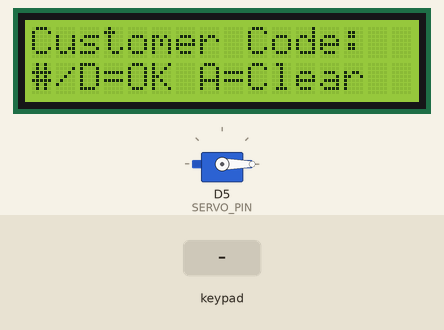
Bench run of a sketch on a simulated ESP8266 (NodeMCU). On the bench: 16×2 character LCD, servo. The test bench sets the inputs (shaded band). WiFi joins after 1.5 s; servers stay silent unless stated.

Above: at 4.3 s.
4.4 s: keypad keys 1 2 3 4 # pressed 0.4 s apart
At 7.1 s:
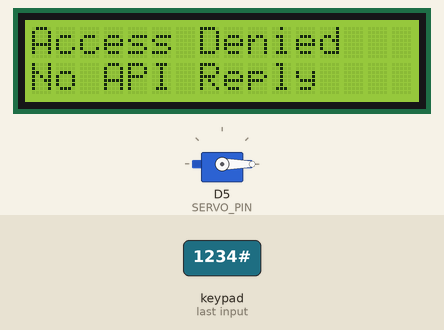
7.9 s: key 'D' pressed
At 8.2 s:
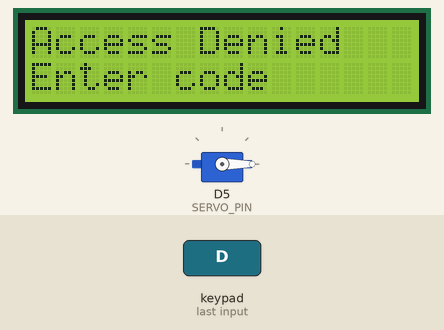
10.9 s: key '9' pressed
At 12.1 s:
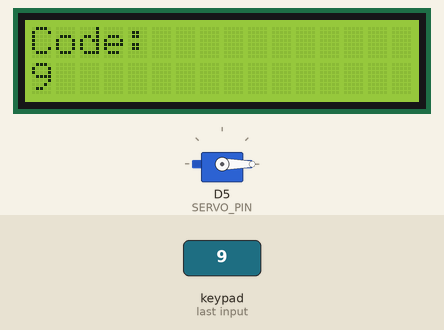
12.4 s: keypad keys 1 2 3 4 pressed 0.4 s apart
At 14.6 s:
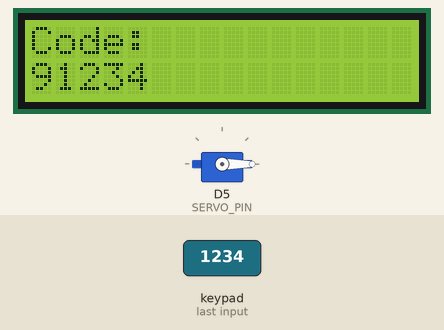
15.5 s: key 'A' pressed
At 16.7 s:
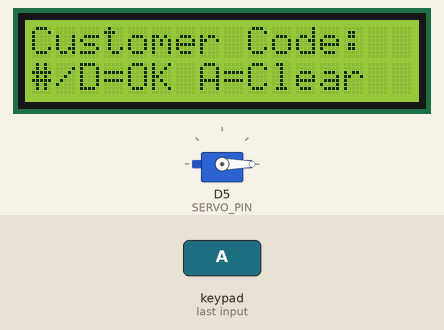
17.0 s: key '1' pressed
At 18.3 s:
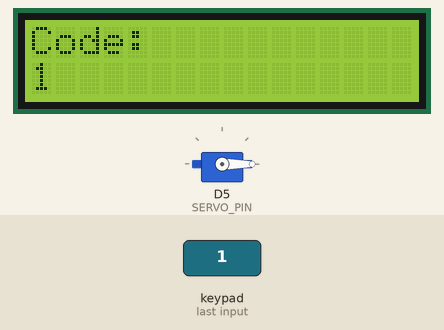
Timing chart, 0 to 19.5 s (numbered marks = the images above; inputs shaded):
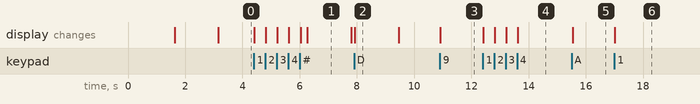

The sketch:

NodeMCU_Keypad_LCD_Servo.ino
```cpp
#include <Wire.h>
#include <LiquidCrystal_I2C.h>
#include <ESP8266WiFi.h>
#include <ESP8266HTTPClient.h>
#include <Keypad.h>
#include <Servo.h>

// Wiring:
// LCD SDA -> D2 / GPIO4
// LCD SCL -> D1 / GPIO5
// Servo signal -> D5 / GPIO14
// Servo red -> VV, servo brown/black -> GND
//
// Keypad:
// R1 -> D0, R2 -> D3, R3 -> D4, R4 -> D6
// C1 -> D7, C2 -> D8, C3 -> RX/GPIO3, C4 -> TX/GPIO1
//
// Do not press keypad keys while the NodeMCU is booting.
// RX/TX keypad pins can interfere with Serial Monitor uploads/logs.

LiquidCrystal_I2C lcd(0x27, 16, 2);
Servo doorServo;

const int SERVO_PIN = D5;

// Put your WiFi details here.
const char* WIFI_SSID = "Cyuzuzo";
const char* WIFI_PASSWORD = "1234512345";

// Use your computer/server LAN IP. Do not use localhost on NodeMCU.
// Example: http://192.168.1.50:4000
const String API_BASE_URL = "http://10.19.83.34:4000";

String enteredCode = "";

const byte ROWS = 4;
const byte COLS = 4;

char keys[ROWS][COLS] = {
  {'D', 'C', 'B', 'A'},
  {'#', '9', '6', '3'},
  {'0', '8', '5', '2'},
  {'7', '*', '4', '1'}
};

byte rowPins[ROWS] = {D0, D3, D4, D6};
byte colPins[COLS] = {D7, D8, 3, 1};

Keypad keypad = Keypad(makeKeymap(keys), rowPins, colPins, ROWS, COLS);

void showHome() {
  lcd.clear();
  lcd.setCursor(0, 0);
  lcd.print("Customer Code:");
  lcd.setCursor(0, 1);
  lcd.print("#/D=OK A=Clear");
}

void showMessage(const char* line1, const char* line2) {
  lcd.clear();
  lcd.setCursor(0, 0);
  lcd.print(line1);
  lcd.setCursor(0, 1);
  lcd.print(line2);
}

void showTypedCode() {
  lcd.clear();
  lcd.setCursor(0, 0);
  lcd.print("Code:");
  lcd.setCursor(0, 1);
  lcd.print(enteredCode);
}

void unlockServo() {
  lcd.clear();
  lcd.setCursor(0, 0);
  lcd.print("Code Accepted");
  lcd.setCursor(0, 1);
  lcd.print("Opening...");

  doorServo.write(90);
  delay(3000);

  lcd.clear();
  lcd.setCursor(0, 0);
  lcd.print("Closing...");

  doorServo.write(0);
  delay(1000);

  enteredCode = "";
  showHome();
}

void denyAccess(const char* message) {
  showMessage("Access Denied", message);
  delay(1500);

  enteredCode = "";
  showHome();
}

bool connectWiFi() {
  if (WiFi.status() == WL_CONNECTED) {
    return true;
  }

  showMessage("Connecting WiFi", "Please wait...");
  WiFi.mode(WIFI_STA);
  WiFi.begin(WIFI_SSID, WIFI_PASSWORD);

  unsigned long startedAt = millis();
  while (WiFi.status() != WL_CONNECTED && millis() - startedAt < 15000) {
    delay(500);
  }

  return WiFi.status() == WL_CONNECTED;
}

String getJsonText(String payload, String fieldName) {
  String marker = "\"" + fieldName + "\":\"";
  int start = payload.indexOf(marker);

  if (start < 0) {
    return "";
  }

  start += marker.length();
  int end = payload.indexOf("\"", start);

  if (end < 0) {
    return "";
  }

  return payload.substring(start, end);
}

bool isAccessAllowed(String code, String &message) {
  if (!connectWiFi()) {
    message = "WiFi Failed";
    return false;
  }

  WiFiClient client;
  HTTPClient http;
  String url = API_BASE_URL + "/api/customer-codes/" + code + "/access";

  showMessage("Checking Code", "Please wait...");

  if (!http.begin(client, url)) {
    message = "Bad API URL";
    return false;
  }

  int httpCode = http.GET();
  String payload = http.getString();
  http.end();

  if (httpCode <= 0) {
    message = "No API Reply";
    return false;
  }

  if (httpCode == 404) {
    message = "Code Not Found";
    return false;
  }

  if (httpCode != 200) {
    message = "HTTP " + String(httpCode);
    return false;
  }

  message = getJsonText(payload, "message");

  if (payload.indexOf("\"allowed\":true") >= 0) {
    return true;
  }

  if (message.length() == 0) {
    message = "Not Paid";
  }

  return false;
}

void setup() {
  Wire.begin(D2, D1);

  lcd.init();
  lcd.backlight();

  doorServo.attach(SERVO_PIN);
  doorServo.write(0);

  if (connectWiFi()) {
    showMessage("WiFi Connected", WiFi.localIP().toString().c_str());
    delay(1500);
  } else {
    showMessage("WiFi Failed", "Try again");
    delay(1500);
  }

  showHome();
}

void loop() {
  char key = keypad.getKey();

  if (!key) {
    return;
  }

  if (key >= '0' && key <= '9') {
    if (enteredCode.length() < 8) {
      enteredCode += key;
    }

    showTypedCode();
  }

  if (key == 'A') {
    enteredCode = "";
    showHome();
  }

  if (key == '#' || key == 'D') {
    if (enteredCode.length() == 0) {
      denyAccess("Enter code");
    } else {
      String accessMessage = "";

      if (isAccessAllowed(enteredCode, accessMessage)) {
        unlockServo();
      } else {
        denyAccess(accessMessage.c_str());
      }
    }
  }
}
```

Measured:
- after the input at 4.4 s, the display: first changes at once (image 1 shows a later state)
- after the input at 7.9 s, the display: changes at once (image 2)
- after the input at 10.9 s, the display: changes at once (image 3)
- after the input at 12.4 s, the display: first changes at once (image 4 shows a later state)
- after the input at 15.5 s, the display: changes at once (image 5)
- after the input at 17.0 s, the display: changes at once (image 6)
- what the display in image 1 shows lasts 1.5 s, from 6.3 s to 7.8 s
